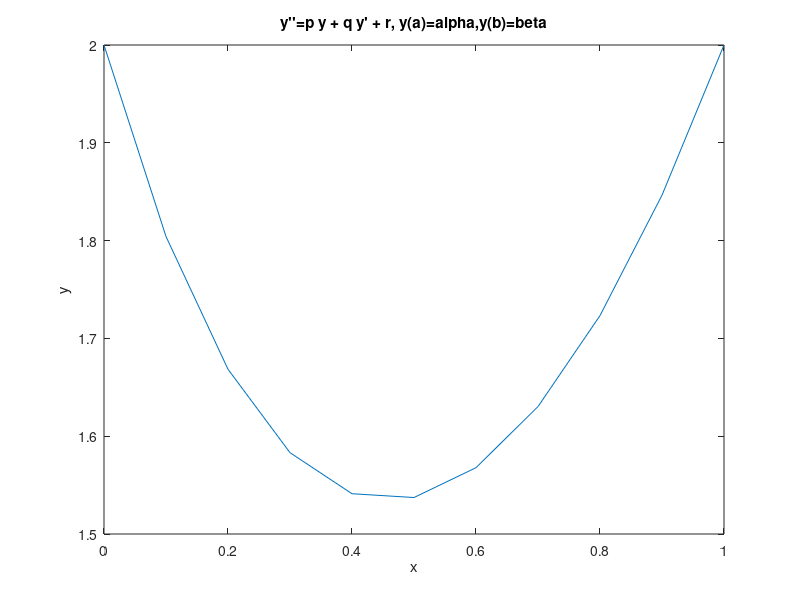

Reproduce this figure in MATLAB.
a     = 0;
b     = 1;
alpha = 2;
beta  = 2;
p = @(x) -1./(x+1);
q = @(x) 2 + 0*x;
r = @(x) (1-x.^2).*exp(-x);
N  = 10-1;
dx = (b-a)/(N+1);
x  = a+dx*(1:N);
A = diag(2+q(x)*dx^2) + diag(-(1-p(x(1:N-1))*dx/2),1) + diag(-(1+p(x(2:N))*dx/2),-1);
vecB = -dx^2*r(x');
vecB(1) = vecB(1)+(1+(p(x(1))/2)*dx)*alpha;
vecB(N) = vecB(N)+(1-(p(x(N))/2)*dx)*beta;
Y = A\vecB;
y_sol = [alpha; Y; beta];
plot([a x b],y_sol')
xlabel('x')
ylabel('y')
title('y''''=p y + q y'' + r, y(a)=alpha,y(b)=beta')
